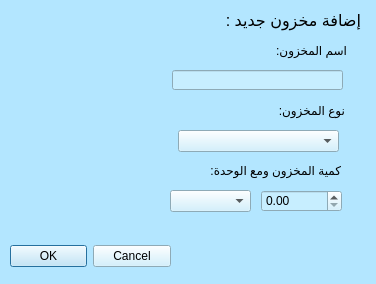
<?xml version="1.0" encoding="UTF-8"?>
<ui version="4.0">
 <class>Dialog</class>
 <widget class="QDialog" name="Dialog">
  <property name="geometry">
   <rect>
    <x>0</x>
    <y>0</y>
    <width>376</width>
    <height>284</height>
   </rect>
  </property>
  <property name="sizePolicy">
   <sizepolicy hsizetype="Fixed" vsizetype="Fixed">
    <horstretch>0</horstretch>
    <verstretch>0</verstretch>
   </sizepolicy>
  </property>
  <property name="minimumSize">
   <size>
    <width>376</width>
    <height>284</height>
   </size>
  </property>
  <property name="maximumSize">
   <size>
    <width>376</width>
    <height>284</height>
   </size>
  </property>
  <property name="windowTitle">
   <string>Dialog</string>
  </property>
  <property name="styleSheet">
   <string notr="true">background-color: rgb(179, 230, 255);</string>
  </property>
  <widget class="QDialogButtonBox" name="buttonBox">
   <property name="geometry">
    <rect>
     <x>10</x>
     <y>240</y>
     <width>161</width>
     <height>32</height>
    </rect>
   </property>
   <property name="layoutDirection">
    <enum>Qt::LeftToRight</enum>
   </property>
   <property name="styleSheet">
    <string notr="true">background-color: rgb(199, 238, 255);</string>
   </property>
   <property name="orientation">
    <enum>Qt::Horizontal</enum>
   </property>
   <property name="standardButtons">
    <set>QDialogButtonBox::Cancel|QDialogButtonBox::Ok</set>
   </property>
   <property name="centerButtons">
    <bool>true</bool>
   </property>
  </widget>
  <widget class="QLabel" name="label">
   <property name="geometry">
    <rect>
     <x>266</x>
     <y>40</y>
     <width>81</width>
     <height>20</height>
    </rect>
   </property>
   <property name="layoutDirection">
    <enum>Qt::RightToLeft</enum>
   </property>
   <property name="text">
    <string>اسم المخزون:</string>
   </property>
  </widget>
  <widget class="QLineEdit" name="lineEdit">
   <property name="geometry">
    <rect>
     <x>172</x>
     <y>70</y>
     <width>171</width>
     <height>20</height>
    </rect>
   </property>
   <property name="styleSheet">
    <string notr="true">background-color: rgb(199, 238, 255);</string>
   </property>
  </widget>
  <widget class="QLabel" name="label_2">
   <property name="geometry">
    <rect>
     <x>264</x>
     <y>100</y>
     <width>81</width>
     <height>20</height>
    </rect>
   </property>
   <property name="layoutDirection">
    <enum>Qt::RightToLeft</enum>
   </property>
   <property name="text">
    <string>نوع المخزون:</string>
   </property>
  </widget>
  <widget class="QComboBox" name="comboBox">
   <property name="geometry">
    <rect>
     <x>178</x>
     <y>130</y>
     <width>161</width>
     <height>22</height>
    </rect>
   </property>
   <property name="styleSheet">
    <string notr="true">background-color: rgb(199, 238, 255);</string>
   </property>
  </widget>
  <widget class="QLabel" name="label_3">
   <property name="geometry">
    <rect>
     <x>210</x>
     <y>160</y>
     <width>131</width>
     <height>20</height>
    </rect>
   </property>
   <property name="layoutDirection">
    <enum>Qt::RightToLeft</enum>
   </property>
   <property name="text">
    <string>كمية المخزون ومع الوحدة:</string>
   </property>
  </widget>
  <widget class="QLabel" name="label_4">
   <property name="geometry">
    <rect>
     <x>210</x>
     <y>10</y>
     <width>151</width>
     <height>21</height>
    </rect>
   </property>
   <property name="font">
    <font>
     <pointsize>12</pointsize>
    </font>
   </property>
   <property name="layoutDirection">
    <enum>Qt::RightToLeft</enum>
   </property>
   <property name="text">
    <string>إضافة مخزون جديد :</string>
   </property>
  </widget>
  <widget class="QDoubleSpinBox" name="doubleSpinBox">
   <property name="geometry">
    <rect>
     <x>261</x>
     <y>190</y>
     <width>81</width>
     <height>22</height>
    </rect>
   </property>
   <property name="styleSheet">
    <string notr="true">background-color: rgb(199, 238, 255);</string>
   </property>
  </widget>
  <widget class="QComboBox" name="comboBox_2">
   <property name="geometry">
    <rect>
     <x>170</x>
     <y>190</y>
     <width>81</width>
     <height>22</height>
    </rect>
   </property>
   <property name="styleSheet">
    <string notr="true">background-color: rgb(199, 238, 255);</string>
   </property>
  </widget>
 </widget>
 <resources/>
 <connections>
  <connection>
   <sender>buttonBox</sender>
   <signal>accepted()</signal>
   <receiver>Dialog</receiver>
   <slot>accept()</slot>
   <hints>
    <hint type="sourcelabel">
     <x>248</x>
     <y>254</y>
    </hint>
    <hint type="destinationlabel">
     <x>157</x>
     <y>274</y>
    </hint>
   </hints>
  </connection>
  <connection>
   <sender>buttonBox</sender>
   <signal>rejected()</signal>
   <receiver>Dialog</receiver>
   <slot>reject()</slot>
   <hints>
    <hint type="sourcelabel">
     <x>316</x>
     <y>260</y>
    </hint>
    <hint type="destinationlabel">
     <x>286</x>
     <y>274</y>
    </hint>
   </hints>
  </connection>
 </connections>
</ui>
